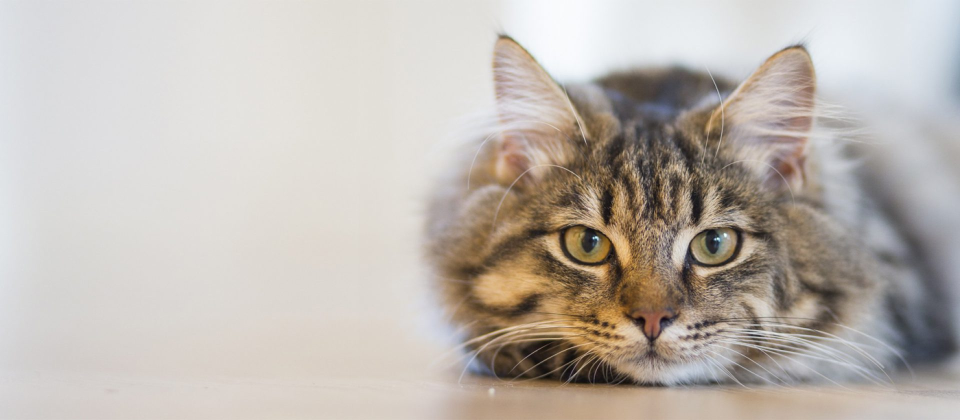
#> input picture week9/cat.jpg, 1920 x 840 px (shown at 1/2 size)
$ python file.py
#> lines starting #> are read from the running program, lines starting #| are printed output that depends on the picture

import cv2
import numpy as np
import os
os.chdir('C:\\Projects\\ITS8030\\week9')

img = cv2.imread('cat.jpg', cv2.IMREAD_GRAYSCALE)
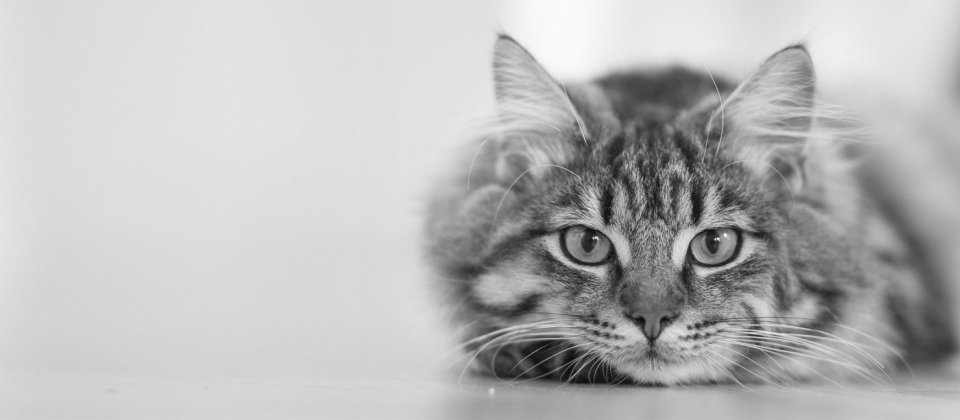
#> img: shape (840, 1920) (shown at 1/2 size); min 6, max 255, mean 184.7
img2 = img[::20,::20]
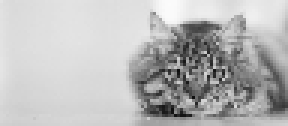
#> img2: shape (42, 96) (shown 3 times larger); min 15, max 251, mean 185.5

#img1x1=img[0:1024,0:1024]

#img10x10=img[8000:8000+1024,13000:13000+1024]

sift = cv2.xfeatures2d.SIFT_create()
#> (the run stopped early here; a loop or call above may not have finished)
